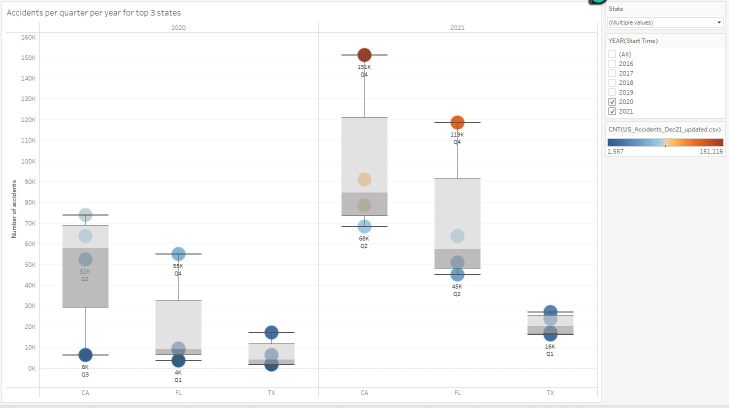
#> input picture Projects/Visualization/Portfolio_Visualization_Accidents_per_Quarter.jpg, 1457 x 815 px, given in place of 1.jpg, which was not available (shown at 1/2 size)
$ jupyter execute --allow-errors CV_Thresholding_Object_Extraction_v2.0.ipynb   (shell and % lines are left out)   (older library calls are emulated)   (text cells are left out)
#> lines starting #> are read from the running program, lines starting #| are printed output that depends on the picture; after the words box and inside, x2 and y2 are one past the last pixel; in counts of white or black regions, pixels touching at a corner belong together; pictures that were not available may be replaced by others from this repository, and a replacement may not be noted
[cell 1]
import cv2
import numpy as np
import warnings
import matplotlib.pyplot as plt
warnings.filterwarnings('ignore')

[cell 2]
def plt_imshow(title, image):

    # convert the image frame BGR to RGB color space and display it
    image = cv2.cvtColor(image, cv2.COLOR_BGR2RGB)
    plt.imshow(image)
    plt.title(title)
    plt.grid(False)
    plt.show()

[cell 3]
# # construct the argument parser and parse the arguments
# ap = argparse.ArgumentParser()
# ap.add_argument("-i", "--image", type=str, required=True,
# 	help="path to input image")
# args = vars(ap.parse_args())

# since we are using Jupyter Notebooks we can replace our argument
# parsing code with *hard coded* arguments and values
args = {
    "image": "1.jpg"
}

[cell 4]
# load the image and display it
image = cv2.imread(args["image"])
#> image is the input picture: shape (815, 1457, 3); mean B, G, R 248.1, 248, 248
plt_imshow("Image", image)

[cell 5]
# [4 lines of commented-out code are left out]

[cell 6]
gray = cv2.cvtColor(image, cv2.COLOR_BGR2GRAY)

[cell 7]
blurred = cv2.GaussianBlur(gray, (5, 5), 0)

[cell 8]
(T, thresh) = cv2.threshold(blurred, 155, 255, cv2.THRESH_BINARY)
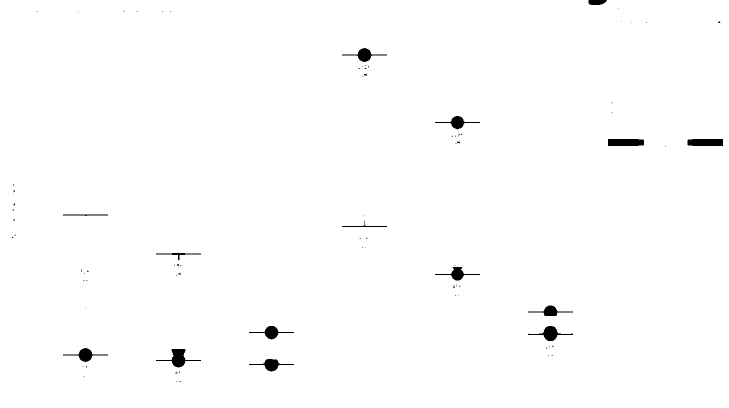
#> thresh: shape (815, 1457) (shown at 1/2 size); 99.2% white; 94 black regions (79 under 20 px), largest, box (x1, y1, x2, y2) and area: (312, 698, 402, 735) 987, (1216, 278, 1288, 292) 984, (1375, 278, 1446, 292) 972
# (T, thresh) = cv2.threshold(blurred, 155, 255, cv2.THRESH_TRUNC)
# (T, thresh) = cv2.threshold(blurred, 155, 255, cv2.THRESH_TOZERO)
# (T, thresh) = cv2.threshold(blurred, 155, 255, cv2.THRESH_TOZERO_INV)

[cell 9]
# cv2.imshow("Thresholding of Image", np.hstack([gray, blurred, thresh]))
# cv2.waitKey(0)

plt_imshow("Thresholding of Image", np.hstack([gray, blurred, thresh]))

[cell 10]
(T, threshInv) = cv2.threshold(blurred, 155, 255, cv2.THRESH_BINARY_INV)

[cell 11]
plt_imshow("Thresholding of Image", np.hstack([gray, blurred, threshInv]))

[cell 12]
foreground = cv2.bitwise_and(image, image, mask = threshInv)

[cell 13]
plt_imshow("Thresholding of Image", np.hstack([gray, blurred, thresh, threshInv]))
plt_imshow("Foreground extraction", np.hstack([image, foreground]))

[cell 14]
# import cv2
# import numpy as np

[cell 15]
# image = cv2.imread("1.jpg")

[cell 16]
# image = cv2.resize(image, dim, interpolation = inter)

[cell 17]
# gray = cv2.cvtColor(image, cv2.COLOR_BGR2GRAY)

[cell 18]
# blurred = cv2.GaussianBlur(gray, (5, 5), 0)

[cell 19]
thresh = cv2.adaptiveThreshold(blurred,
                               255,
                               cv2.ADAPTIVE_THRESH_MEAN_C,
                               cv2.THRESH_BINARY_INV,
                               11,
                               4
)
#> thresh: shape (815, 1457); 7.7% white; 246 white regions (5 under 20 px), largest, box (x1, y1, x2, y2) and area: (11, 44, 1196, 796) 15800, (1, 1, 1205, 806) 10587, (0, 811, 1457, 815) 4312

[cell 20]
plt_imshow("Foreground extraction", np.hstack([gray, blurred, thresh]))

[cell 21]
gaussianthresh = cv2.adaptiveThreshold(blurred,
                               255,
                               cv2.ADAPTIVE_THRESH_GAUSSIAN_C,
                               cv2.THRESH_BINARY_INV,
                               15,
                               3
)
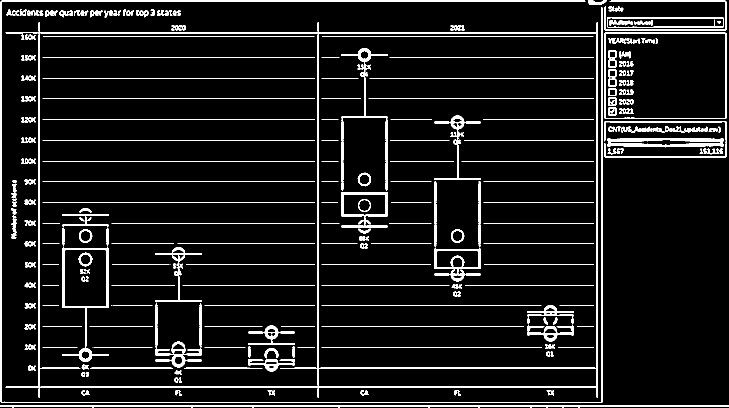
#> gaussianthresh: shape (815, 1457) (shown at 1/2 size); 7.4% white; 279 white regions (4 under 20 px), largest, box (x1, y1, x2, y2) and area: (11, 44, 1196, 796) 15818, (1, 1, 1205, 806) 9496, (0, 811, 1457, 815) 2980

[cell 22]
# cv2.imshow("Adaptive Thresholding of Images", np.hstack([gray, blurred, thresh, gaussianthresh]))
# cv2.waitKey(0)
plt_imshow("Adaptive Thresholding of Images", np.hstack([gray, blurred, thresh, gaussianthresh]))
#> in plt_imshow (call 7), `image = cv2.cvtColor(image, cv2.COLOR_BGR2RGB)`:
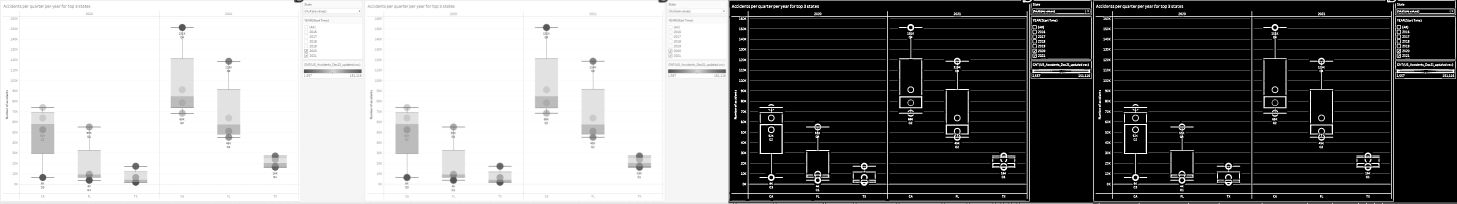
#> image: shape (815, 5828, 3) (shown at 1/4 size); min 0, max 255, mean 133.7

[cell 23]
foregroundgaussian = cv2.bitwise_and(image, image, mask = gaussianthresh)
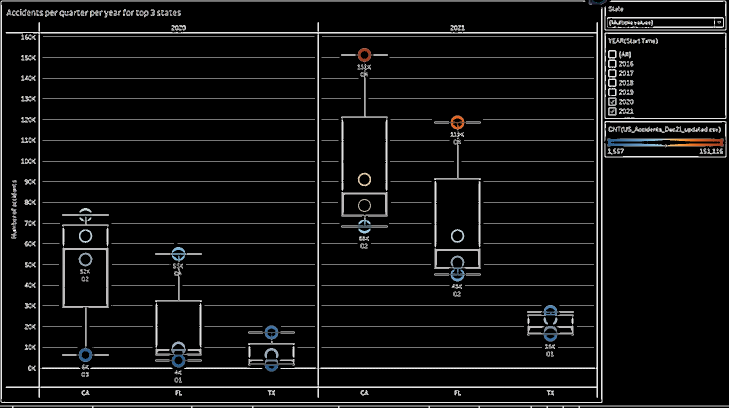
#> foregroundgaussian: shape (815, 1457, 3) (shown at 1/2 size); mean B, G, R 15.7, 15.6, 15.6

[cell 24]
plt_imshow("Gaussian Adaptive Thresholding of Images", np.hstack([gray, blurred, thresh, gaussianthresh]))
plt_imshow("Foreground extraction using Gaussian", np.hstack([image, foregroundgaussian]))
#> in plt_imshow (call 9), `image = cv2.cvtColor(image, cv2.COLOR_BGR2RGB)`:
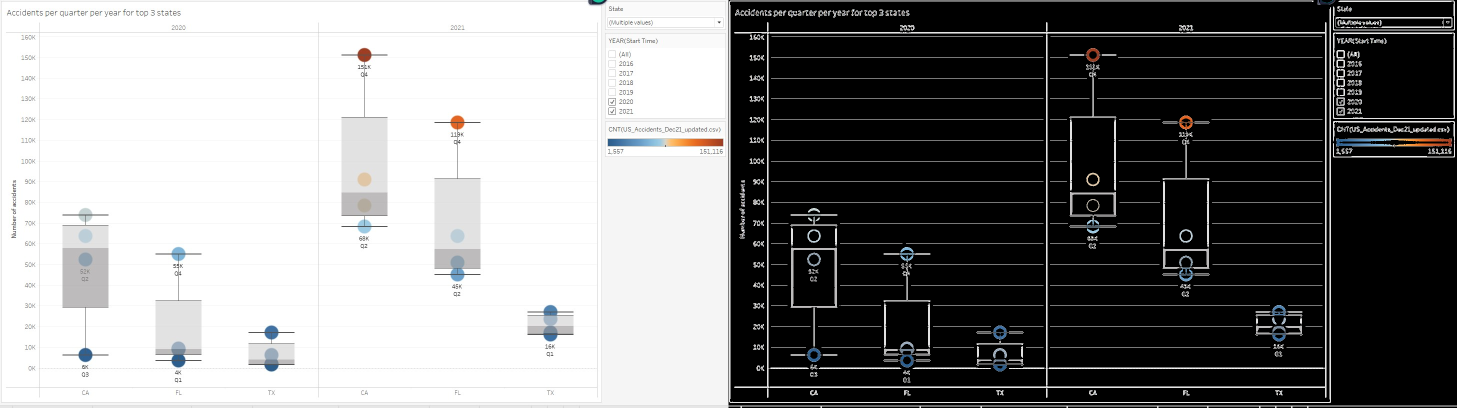
#> image: shape (815, 2914, 3) (shown at 1/2 size); mean R, G, B 131.8, 131.8, 131.9

[cell 25]
# !pip install mahotas

[cell 26]
# !pip install numpy --upgrade --user
# numpy has to be upgraded after installing mahotas
# https://github.com/freqtrade/freqtrade/issues/4281
# !pip install mahotas

[cell 27]
import cv2
import numpy as np
import mahotas

[cell 28]
# image = cv2.imread("1.jpg")

[cell 29]
# image = cv2.resize(image, dim, interpolation = inter)

[cell 30]
# gray = cv2.cvtColor(image, cv2.COLOR_BGR2GRAY)

[cell 31]
# image = cv2.resize(image, dim, interpolation = inter)

[cell 32]
# blurred = cv2.GaussianBlur(gray, (5, 5), 0)

[cell 33]
T = mahotas.thresholding.otsu(blurred)
#> T = 214

[cell 34]
T
#> Out = 214

[cell 35]
thresh = image.copy()

[cell 36]
thresh[thresh > T] = 255
#> thresh: shape (815, 1457, 3)

[cell 37]
thresh[thresh < 255] = 0
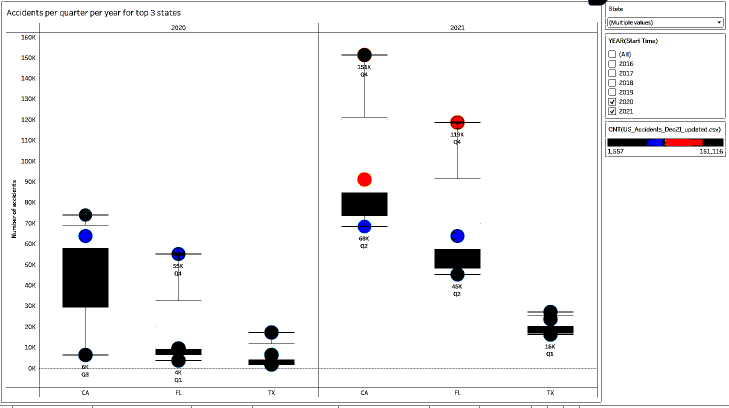
#> thresh: shape (815, 1457, 3) (shown at 1/2 size); mean B, G, R 242.8, 242.3, 242.7

[cell 38]
thresh = cv2.bitwise_not(thresh)
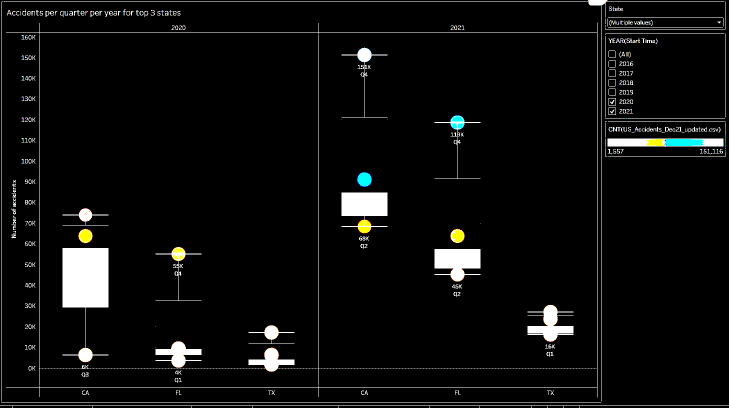
#> thresh: shape (815, 1457, 3) (shown at 1/2 size); mean B, G, R 12.2, 12.7, 12.3

[cell 39]
plt_imshow("OTSU Thresholding of Images", np.hstack([image, thresh]))

#> (a cell that did not finish here is left out)

[cell 41]
thresh_RC = image.copy()

#> (a cell that did not finish here is left out)

[cell 43]
thresh_RC[thresh_RC < 255] = 0
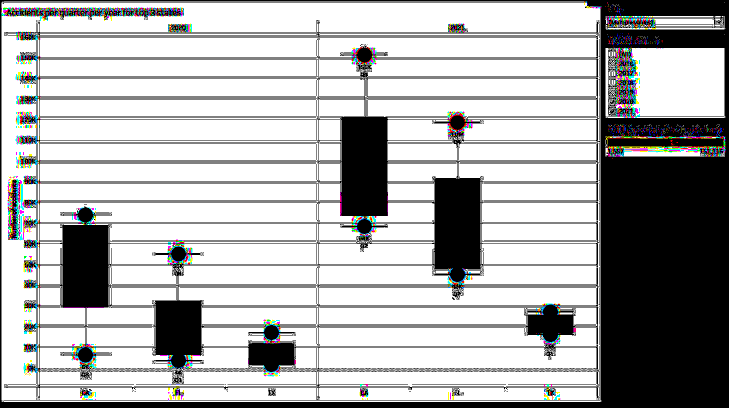
#> thresh_RC: shape (815, 1457, 3) (shown at 1/2 size); mean B, G, R 177.7, 177.8, 177.5

[cell 44]
thresh_RC = cv2.bitwise_not(thresh_RC)
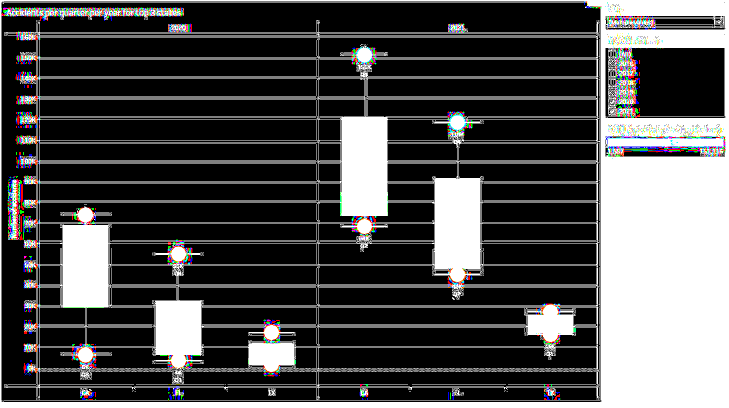
#> thresh_RC: shape (815, 1457, 3) (shown at 1/2 size); mean B, G, R 77.3, 77.2, 77.5

[cell 45]
plt_imshow("RC Thresholding of Images", np.hstack([image, thresh_RC]))
#> in plt_imshow (call 11), `image = cv2.cvtColor(image, cv2.COLOR_BGR2RGB)`:
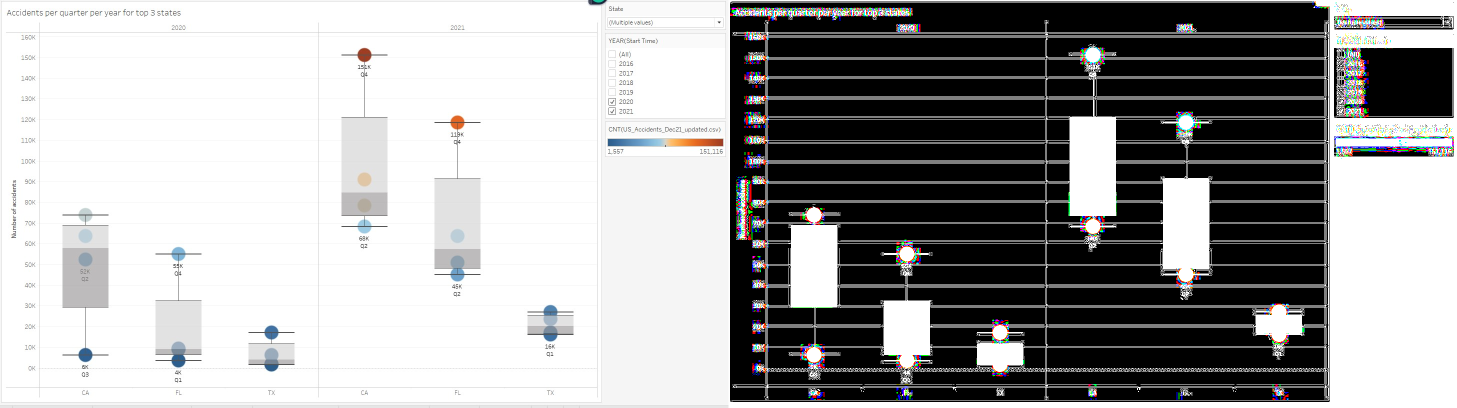
#> image: shape (815, 2914, 3) (shown at 1/2 size); mean R, G, B 162.7, 162.6, 162.7

$ run again, on Projects/Visualization/Portfolio_Visualization_CO2Emission.jpg
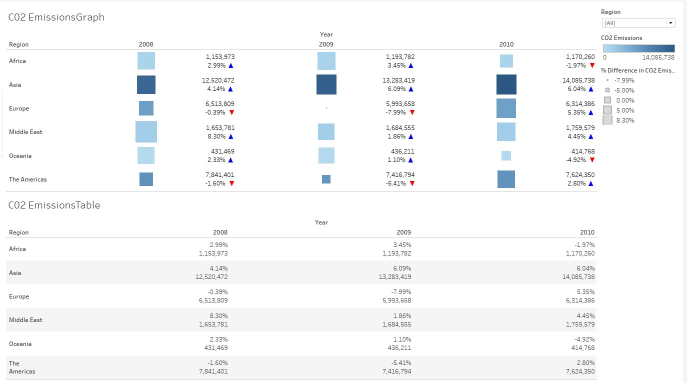
#> input picture Projects/Visualization/Portfolio_Visualization_CO2Emission.jpg, 1373 x 765 px, given in place of 1.jpg, which was not available (shown at 1/2 size)
#> image is the input picture: shape (765, 1373, 3); mean B, G, R 249.1, 248.4, 247.5
#> image: shape (765, 4119, 3)
#> threshInv: shape (765, 1373); 1.1% white; 363 white regions (336 under 20 px), largest, box (x1, y1, x2, y2) and area: (633, 149, 673, 189) 1596, (993, 149, 1033, 189) 1596, (274, 151, 311, 188) 1365
#> image: shape (765, 5492, 3)
#> image: shape (765, 2746, 3)
#> image: shape (765, 4119, 3)
#> gaussianthresh: shape (765, 1373); 5.9% white; 447 white regions (61 under 20 px), largest, box (x1, y1, x2, y2) and area: (11, 381, 1195, 384) 3549, (11, 756, 1195, 760) 3549, (11, 473, 1195, 476) 3426
#> image: shape (765, 5492, 3)
#> image: shape (765, 2746, 3)
#> T = 214
#> `thresh_RC = cv2.bitwise_not(thresh_RC)`:
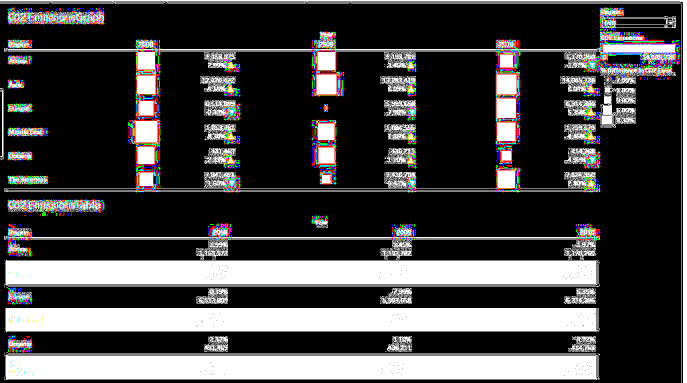
#> thresh_RC: shape (765, 1373, 3) (shown at 1/2 size); mean B, G, R 69.8, 69.5, 70.5
#> in plt_imshow (call 11), `image = cv2.cvtColor(image, cv2.COLOR_BGR2RGB)`:
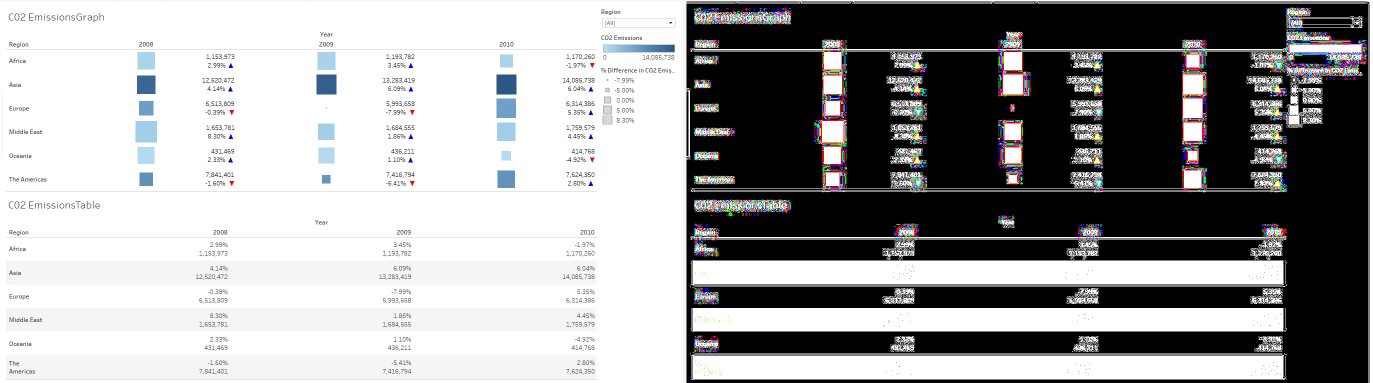
#> image: shape (765, 2746, 3) (shown at 1/2 size); mean R, G, B 159, 158.9, 159.5

$ run again, on Projects/Visualization/Portfolio_Visualization_Dashboard2_Accidents.jpg
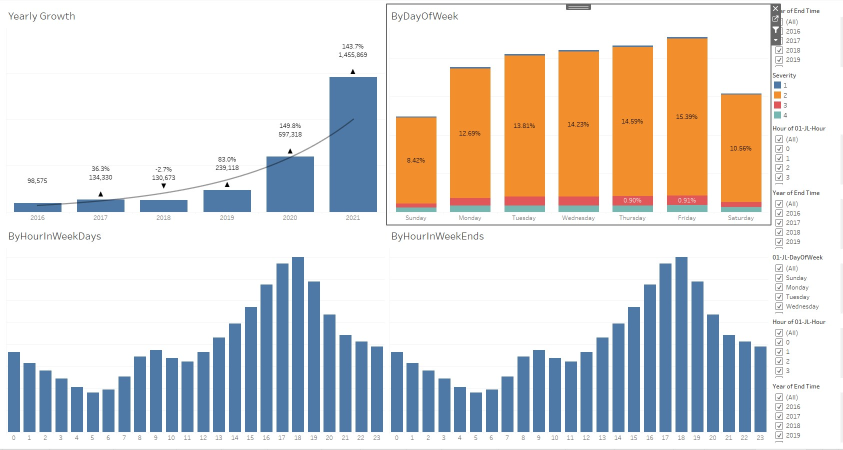
#> input picture Projects/Visualization/Portfolio_Visualization_Dashboard2_Accidents.jpg, 1685 x 900 px, given in place of 1.jpg, which was not available (shown at 1/2 size)
#> image is the input picture: shape (900, 1685, 3); mean B, G, R 215, 217.2, 220
#> image: shape (900, 5055, 3)
#> threshInv: shape (900, 1685); 16.8% white; 275 white regions (191 under 20 px), largest, box (x1, y1, x2, y2) and area: (658, 155, 754, 424) 25032, (532, 312, 628, 424) 10263, (1351, 515, 1375, 864) 7710
#> image: shape (900, 6740, 3)
#> image: shape (900, 3370, 3)
#> image: shape (900, 5055, 3)
#> gaussianthresh: shape (900, 1685); 13.9% white; 542 white regions (83 under 20 px), largest, box (x1, y1, x2, y2) and area: (771, 6, 1571, 452) 11036, (28, 154, 754, 424) 10649, (1333, 73, 1416, 424) 4903
#> image: shape (900, 6740, 3)
#> image: shape (900, 3370, 3)
#> T = 193
#> in plt_imshow (call 11), `image = cv2.cvtColor(image, cv2.COLOR_BGR2RGB)`:
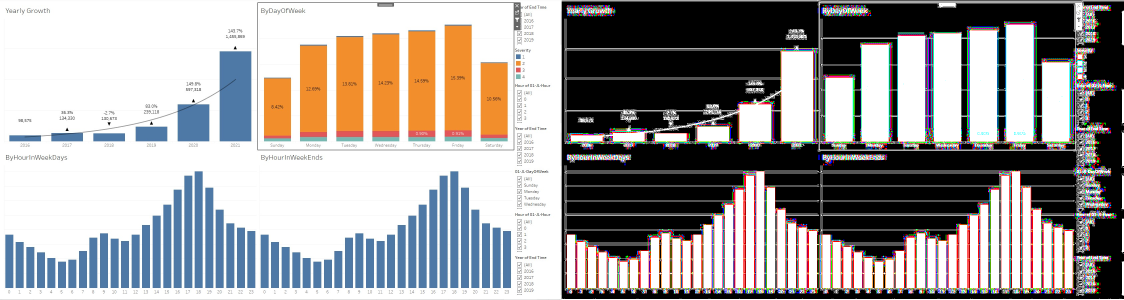
#> image: shape (900, 3370, 3) (shown at 1/3 size); mean R, G, B 161.3, 158, 156.9
